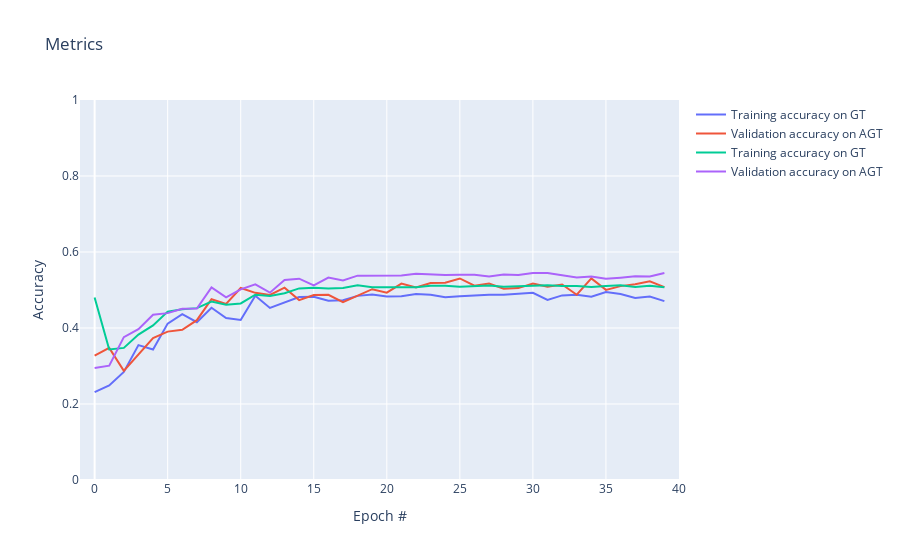

Write notebook code for a chart like this one.
### Markdown cell above
## Plotting the metrics

### Code cell
metrics = pd.DataFrame(metrics)

# create figure
fig = go.Figure()
fig.add_trace(go.Scatter(x=metrics.index, y=metrics['train_accuracyGT'],
                    mode='lines',
                    name='Training accuracy on GT'))
fig.add_trace(go.Scatter(x=metrics.index, y=metrics['val_accuracyGT'],
                    mode='lines',
                    name='Validation accuracy on AGT'))
fig.add_trace(go.Scatter(x=metrics.index, y=metrics['train_accuracyAGT'],
                    mode='lines',
                    name='Training accuracy on GT'))
fig.add_trace(go.Scatter(x=metrics.index, y=metrics['val_accuracyAGT'],
                    mode='lines',
                    name='Validation accuracy on AGT'))

fig.update_layout(title='Metrics',
                   xaxis_title='Epoch #',
                   yaxis_title='Accuracy')

fig.update_xaxes(range = [-1,40])
fig.update_yaxes(range = [0,1])

fig.show()

### Figure 1 — Plotly figure (JSON) as saved in the notebook; plotly's stock layout.template omitted (floating-point values rounded to 4 significant figures)
{"data": [{"mode": "lines", "name": "Training accuracy on GT", "type": "scatter", "x": [0, 1, 2, 3, 4, 5, 6, 7, 8, 9, 10, 11, 12, 13, 14, 15, 16, 17, 18, 19, 20, 21, 22, 23, 24, 25, 26, 27, 28, 29, 30, 31, 32, 33, 34, 35, 36, 37, 38, 39], "y": [0.2312, 0.2488, 0.2843, 0.355, 0.3433, 0.4116, 0.4364, 0.4154, 0.4534, 0.4264, 0.4211, 0.4849, 0.4528, 0.4673, 0.4813, 0.4824, 0.4718, 0.4731, 0.4846, 0.4882, 0.483, 0.4835, 0.4893, 0.4875, 0.4807, 0.4835, 0.486, 0.4875, 0.4877, 0.4899, 0.4927, 0.4737, 0.4858, 0.4875, 0.4825, 0.4944, 0.4895, 0.4789, 0.4829, 0.4708]}, {"mode": "lines", "name": "Validation accuracy on AGT", "type": "scatter", "x": [0, 1, 2, 3, 4, 5, 6, 7, 8, 9, 10, 11, 12, 13, 14, 15, 16, 17, 18, 19, 20, 21, 22, 23, 24, 25, 26, 27, 28, 29, 30, 31, 32, 33, 34, 35, 36, 37, 38, 39], "y": [0.3275, 0.3477, 0.2871, 0.3308, 0.3737, 0.3904, 0.3952, 0.4206, 0.4758, 0.4633, 0.5053, 0.4925, 0.487, 0.5061, 0.4735, 0.4867, 0.4875, 0.4678, 0.4852, 0.5021, 0.493, 0.5169, 0.5064, 0.5183, 0.5191, 0.5303, 0.5112, 0.5173, 0.5032, 0.505, 0.5168, 0.5086, 0.5145, 0.4874, 0.5307, 0.5004, 0.5102, 0.5152, 0.5227, 0.5074]}, {"mode": "lines", "name": "Training accuracy on GT", "type": "scatter", "x": [0, 1, 2, 3, 4, 5, 6, 7, 8, 9, 10, 11, 12, 13, 14, 15, 16, 17, 18, 19, 20, 21, 22, 23, 24, 25, 26, 27, 28, 29, 30, 31, 32, 33, 34, 35, 36, 37, 38, 39], "y": [0.4802, 0.3437, 0.3476, 0.3828, 0.407, 0.4432, 0.4492, 0.4523, 0.4695, 0.4614, 0.4647, 0.4877, 0.4841, 0.4916, 0.5042, 0.5056, 0.5038, 0.5054, 0.5127, 0.5074, 0.5074, 0.5076, 0.5075, 0.5112, 0.5112, 0.5085, 0.51, 0.5115, 0.5087, 0.5109, 0.5113, 0.5126, 0.5103, 0.5105, 0.5076, 0.5104, 0.5124, 0.5081, 0.5113, 0.5074]}, {"mode": "lines", "name": "Validation accuracy on AGT", "type": "scatter", "x": [0, 1, 2, 3, 4, 5, 6, 7, 8, 9, 10, 11, 12, 13, 14, 15, 16, 17, 18, 19, 20, 21, 22, 23, 24, 25, 26, 27, 28, 29, 30, 31, 32, 33, 34, 35, 36, 37, 38, 39], "y": [0.2947, 0.301, 0.376, 0.3968, 0.4349, 0.4391, 0.4506, 0.4513, 0.5069, 0.4804, 0.5018, 0.5147, 0.4931, 0.5265, 0.5297, 0.5124, 0.5325, 0.525, 0.5377, 0.5381, 0.5365, 0.538, 0.5425, 0.5402, 0.5394, 0.5399, 0.5402, 0.5357, 0.5409, 0.5392, 0.545, 0.5449, 0.5382, 0.5332, 0.5352, 0.5293, 0.5325, 0.5362, 0.5357, 0.5449]}], "layout": {"title": {"text": "Metrics"}, "xaxis": {"range": [-1, 40], "title": {"text": "Epoch #"}}, "yaxis": {"range": [0, 1], "title": {"text": "Accuracy"}}}}
